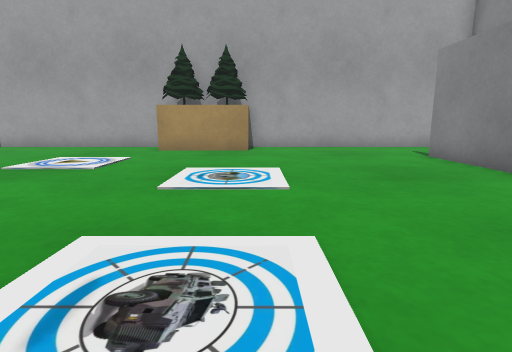
view 1 (above)

13 first-person views from a walk through a robot-simulator world made for Gazebo. The camera is 0.5 m above the floor, tilts 10° down and sees 80° across. The floor is counted in squares, 0.5 m on a side. Each view is taken from the middle of a square. On the plan, view 1 faces up. The plan holds only what a view shows up to about 12 squares ahead; the rest is blank.

view 2
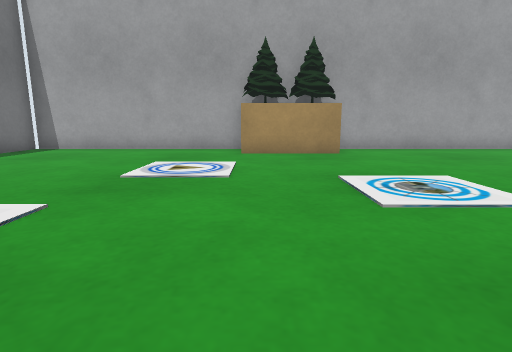

view 3
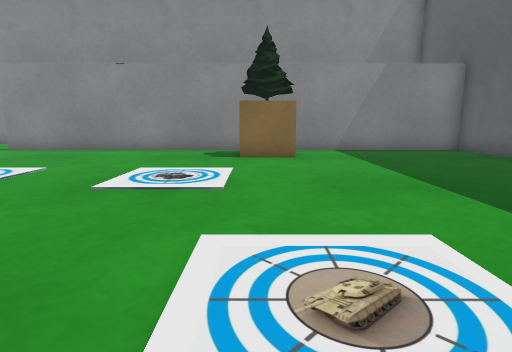

view 4
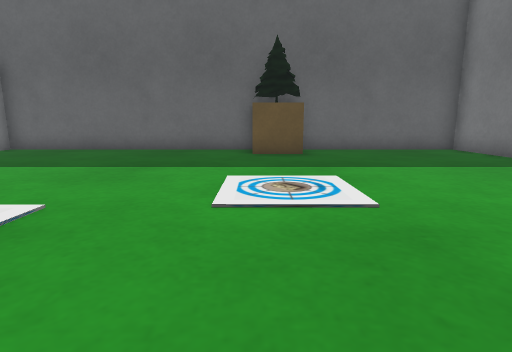

view 5
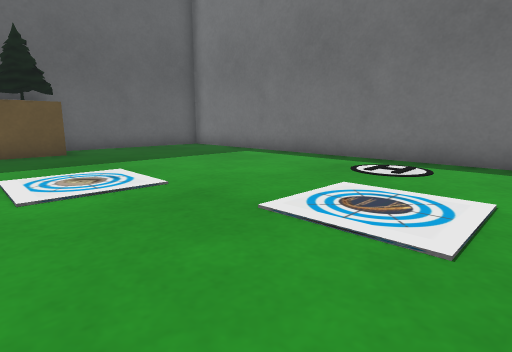

view 6
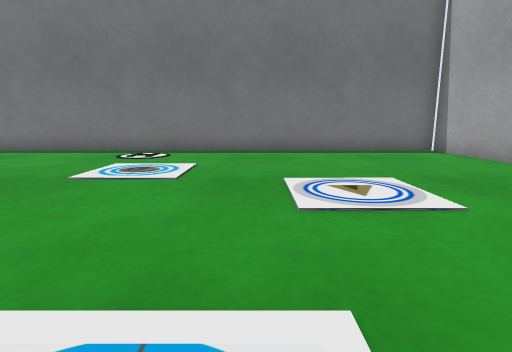

view 7
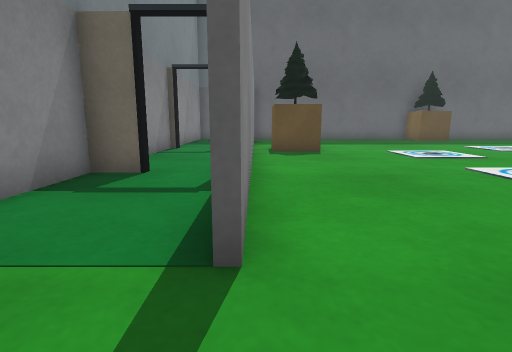

view 8
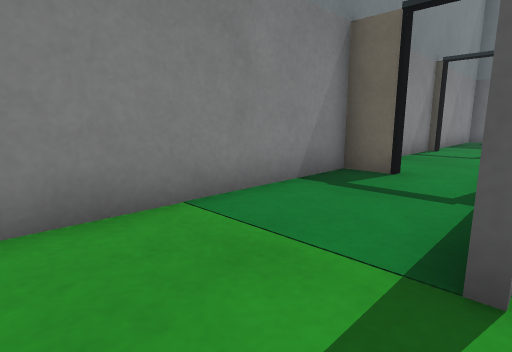

view 9
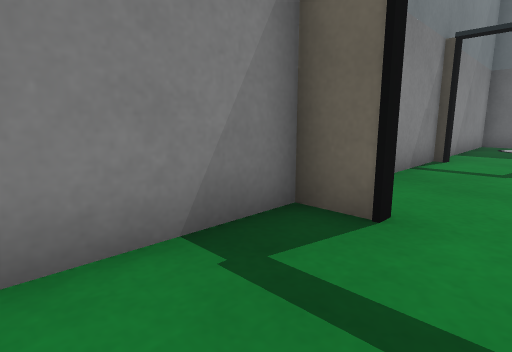

view 10
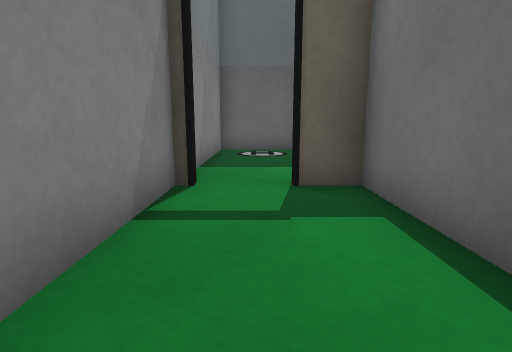

view 11
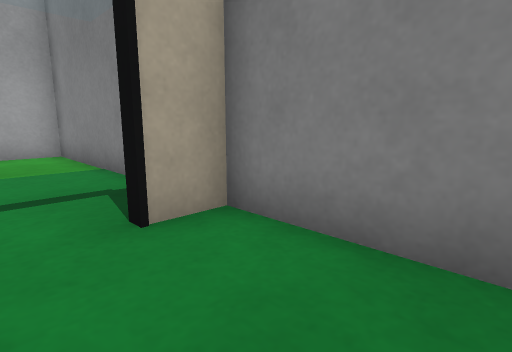

view 12
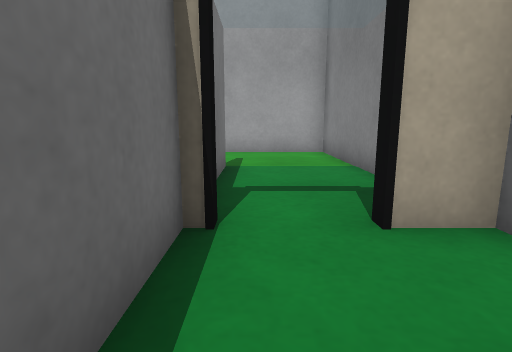

view 13
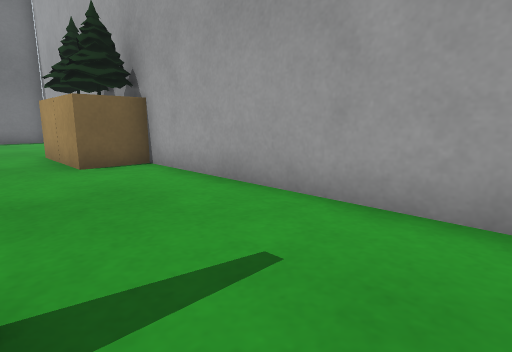

### Floor plan
Points are (right, up) in squares from view 1. A wall is a line through its corners. A room is listed if a view was taken in it or the views show most of it. See-through windows are left out.
Room 1 (views 1, 2, 3, 4, 5, 6)
walls: (-3.6, -7.3) (5.1, -7.3) (5.1, 9); (4.6, 12.5) (-11.3, 12.5) (-11.3, -7.3) (-5.4, -7.3)
ways out: opening at (5, 11) to room 2
objects: tree (-5, -7) to (-4, -7); brown box (-5, -6) to (-4, -6); beige box (-3, 11) to (-2, 12); beige box (-1, 11) to (-1, 12); brown box (3, -1) to (4, 0)
Room 2 (views 7, 8, 9, 10, 11, 12, 13)
walls: (7.4, 5) (8.4, 5); (8.4, 4.8) (7.4, 4.8); (5.3, 4.9) (5.3, -0.9); (8.3, -0.9) (8.3, 12.5) (4.6, 12.5); (5.3, 9) (5.3, 7.2); (5.6, -7.3) (8.3, -7.3) (8.3, -2.2)
ways out: opening at (5, 11) to room 1
objects: door leaf (6, -1); door leaf (7, 5)

Positions as (right, up) in squares from view 1, and headings:
1: (0, 0), facing up
2: (-3, 1), facing up
3: (-6, 0), facing right
4: (-4, 4), facing down
5: (-3, 5), facing down-left
6: (0, 6), facing left
7: (5, 11), facing down
8: (5, 11), facing down-right
9: (6, 8), facing down-right
10: (7, 4), facing down
11: (6, 2), facing up-right
12: (6, 2), facing up
13: (7, 9), facing up-left
